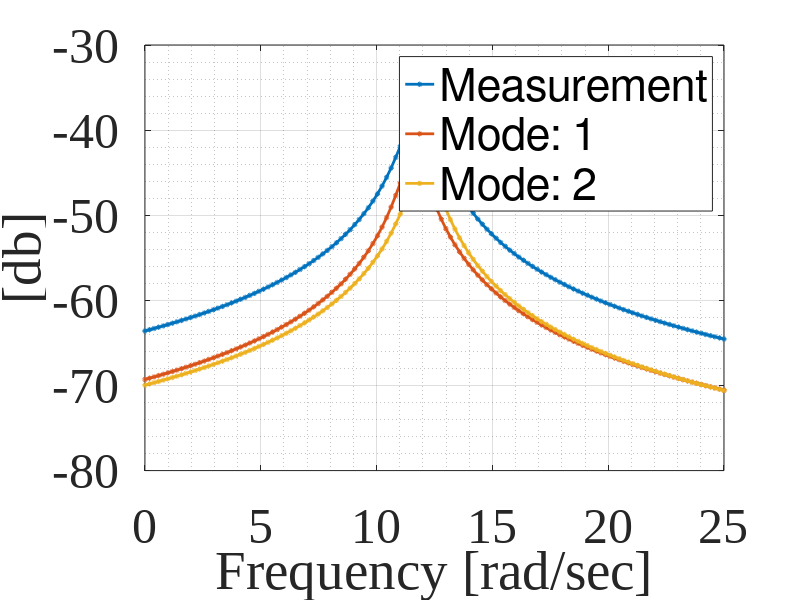
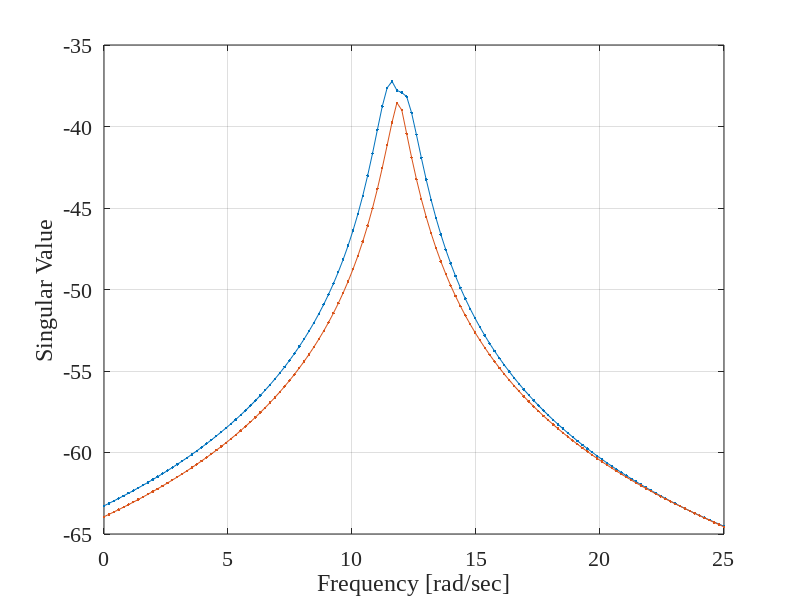

Write the MATLAB code that produced these figures, in order. (Note: this script raises an error after producing the figures.)
%% Solution of a proportionally damped (i.e. real normal modes) 2DOF beam 
%
% jdv 3/11/15; 3/12/15; 7/14/2015; 07/23/2015

%% Setup Structure 
% 2DOF bernoulli beam with discrete translational springs

% Design beam
b = 1;              % in
h = 12;             % in
I = b*h^3/12;       % in^4
E = 29e6;           % psi 
l = 100*12;         % ft -> in
grav = 386.4;       % in/sec^2;
mbar = b*h*.29;     % vol * density -> lbf
mbar = mbar/grav;   % lbm

% define discrete springs
k1 = E*I/l^3 * 300; % prev 300
k2 = E*I/l^3 * 300;

% form [M] [K]
M = mbar*l/2 * [ 1  0 ;  0 1];
k = E*I/l^3  * [ 12 -12; -12 12];

% Add springs to [K]
K = [k(1,1) + k1, k(1,2)    ;...
         k(2,1) , k(2,2)+k2];
     

%% Eigen analysis

% find weighted orthogonal vectors (orthonormal eigenvectors)
% and eigenvalues
[V,D] = eig(K,M); 

% get vector of un-dampted natural frequency
W = sqrt(diag(D)); % [rad/sec]

% decouple system 
Mr = V'*M*V; % modal mass, Mr - note: unitary mass
Kr = V'*K*V; % modal stiffness, Kr

% add proportional damping
dampr = .05;                 % damping ratio [5% critical damping]
dampf = -dampr*W;            % damping factor [rad/sec]
Wn = sqrt(W.^2 + dampf.^2);  % damped natural frequency [rad/sec]
root = dampf + 1j*Wn;        % form positive poles 


%% form transfer function from partial fraction expansion form

% define measurement temporal and spatial information
ns = 128;                   % number of spectral lines
no = 2;                     % number of outputs
ni = 2;                     % number of inputs
ne = 2;                     % number of effective modes
w = linspace(0,25,ns);      % [rad/sec]

% form residue matrices
Q1 = 1/(2j*root(1));    % mode 1 scaling for unit modal mass
Q2 = 1/(2j*root(2));    % mode 2 scaling for unit modal mass
A1 = Q1*V(:,1)*V(:,1)'; % [A] mode 1 residue matrix [no x ni] 
A2 = Q2*V(:,2)*V(:,2)'; % [A] mode 2 residue matrix [no x ni]

% form full FRF matrix, H [ns x no*ni]
%  H = [H11 H12      -> H = [H11 H21 H12 H22];
%       H21 H22 ];
H11 = A1(1,1)./(1j*w - root(1)) + A2(1,1)./(1j*w - root(2));
H21 = A1(2,1)./(1j*w - root(1)) + A2(2,1)./(1j*w - root(2));
H12 = A1(1,2)./(1j*w - root(1)) + A2(1,2)./(1j*w - root(2));
H22 = A1(2,2)./(1j*w - root(1)) + A2(2,2)./(1j*w - root(2));

% concat driving point info
H = [H11.' H21.' H12.' H22.']; % .' to preserve complex conj


%% FRF Plots using partial fraction expansion

in = 1;     % input dof (column index)
out = 1;    % output dof (row index)
tsize = 36;

% form FRF index, hInd
hInd = 1:no*ni;
hInd = reshape(hInd,no,ni);

% get individual contributions
h1 = A1(out,in)./(1j*w-root(1)); % mode 1 contribution
h2 = A2(out,in)./(1j*w-root(2)); % mode 2 contribution 


%% plots

figure; ah = axes;
ph1 = plot(w,mag2db(abs(H(:,hInd(out,in)))),'o-');
hold(ah,'all');
ph2 = plot(w,mag2db(abs(h1.')),'o-');
ph3 = plot(w,mag2db(abs(h2.')),'o-');

% mode 1 properties
set(ph1,'linewidth',2,...
            'markersize',2);
%         'markeredgecolor','b',...
%         'markerfacecolor','b',...

    
% mode 2 properties
set(ph2,'linewidth',2,...
        'markersize',2);
% mode 3 properties
set(ph3,'linewidth',2,...
        'markersize',2);
    
legend('Measurement', 'Mode: 1', 'Mode: 2');
grid(ah,'on'); grid(ah,'minor');
xlabel(ah,'Frequency [rad/sec]','fontsize',tsize,'fontname','Times New Roman');
ylabel(ah,'[db]' ,'fontsize',tsize,'fontname','Times New Roman');
set(ah,'fontsize',tsize,'fontname','Times New Roman');

% 
% % plot
% figure; ah = axes;
% plot(w,mag2db(abs([H(:,hInd(out,in)) h1.' h2.'])),'.-')




%% SVD for shapes

% loop freq for CMIF
uu = []; ss = []; vv = [];
for ii = 1:ns
    [ut,st,vt] = svd(reshape(H(ii,:),no,ni));
    uu(:,:,ii) = ut;
    ss(:,ii) = diag(st);
    vv(:,:,ii) = vt;
end

% plot
figure; ah = axes;
plot(w,mag2db(ss),'.-')
% legend({['H' num2str(out) num2str(in)]; 'Mode: 1'; 'Mode: 2';});
grid(ah,'on');
xlabel(ah,'Frequency [rad/sec]','fontsize',16,'fontname','Times New Roman');
ylabel(ah,'Singular Value' ,'fontsize',16,'fontname','Times New Roman');
set(ah,'fontsize',16,'fontname','Times New Roman');

% index poles
[~,peakLoc] = searchVector(w,[11.61 12.01]);

%% vector track

% artificial vector track
ff = 62;                            % freq index of mode switch
% ss = ss.';
s1 = [ss(1,1:ff-1) ss(2,ff:end)];   % mode 1
s2 = [ss(2,1:ff-1) ss(1,ff:end)];   % mode 2
SS = [s1; s2];


% plot
figure; ah = axes;
plot(w,mag2db(SS),'.-')
legend({'Mode: 1'; 'Mode: 2';});
grid(ah,'on');
xlabel(ah,'Frequency [rad/sec]','fontsize',16,'fontname','Times New Roman');
ylabel(ah,'Singular Value' ,'fontsize',16,'fontname','Times New Roman');
set(ah,'fontsize',16,'fontname','Times New Roman');


%% normalize mode shapes
% loop left singular vectors for mode shape
U = []; L = [];
for ii = 1:2    
    % normalize and save only real part
    U(:,ii) = real(normalizeMode(uu(:,1,peakLoc(ii))));
    
    % do not normalize, but save real part
    L(:,ii) = real(vv(:,1,peakLoc(ii)));
end

inLoc = 1:2; % index for input locations

% loop to scale left and right singular vectors
msf = []; Lm = [];
for ii = 1:2
    msf(ii) = pinv(L(:,ii))*U(inLoc,ii);
    Lm(:,ii) = msf(ii)*L(:,ii);
end


%% Curve Fitting - Modal Parameter Identification
%   use mode shapes to decouple MDOF to SDOF 
%   note: can be called DOF condensation
%         method used for eFRF

% loop spectral lines for eFRF
eH = [];
for ii = 1:ns
    % apply modal filter
    tt = U.'*reshape(H(ii,:),no,ni)*Lm;
    % save diagonal terms
    eH(ii,:) = diag(tt);
end


% pre-al
eHs = zeros(ns,ne); pols = zeros(ne,1); 
qr = zeros(ne,1);   ma = zeros(ne,1);
for ii = 1:2 % loop modes    
    % fit EFRF
    [ehs,pol,freqdamp,q,m] = eFRFfit2(eH.',U,Lm,w/2/pi,ii,peakLoc(ii),1:ni,5,4);    
    % save parameters
    eHs(:,ii) = ehs;    
    pols(ii) = pol;    
    frdmp(ii) = freqdamp;
    qr(ii) = q;         
    ma(ii) = m;
end

% plot eH and compare to true solution
figure; ah = axes;
plot(ah,w,mag2db(abs(eH)),'.-');
hold all
plot(ah,w,mag2db(abs(eHs)),'.-');
grid on


%% Modal Flexibility 

% dummy shape and scaling vars
UU = U;     % mode shape
Ma = ma;    % modal mass

% scale mode shapes w/ mass, and evaluate at jw = 0
flex = zeros(no,no);
for ii = 1:ne
    tmp = (UU(:,ii)*UU(:,ii).')/(-1*Ma(ii)*pols(ii));
    flex = flex + tmp + conj(tmp); % add each mode and complex conj
end


%% System Flexibility

%
Flex = zeros(no,no);
MA = [1/Q1 1/Q2];
for ii = 1:ne
    tmp = (V(:,ii)*V(:,ii).')/(-1*(MA(ii)*root(ii)));
    Flex = Flex + tmp + conj(tmp);
end

ff = [5; 0];    % force vector
Flex = inv(K);  % true flexibility matrix

DD = F*ff      % true disp vector
dd = flex*ff   % modal disp vector










%% Curve Fitting - True Solution (for comparison)
EH = [];
for ii = 1:ns
    % apply modal filter
    tt = V.'*reshape(H(ii,:),no,ni)*V;
    % save diagonal terms
    EH(ii,:) = diag(tt);
end

plot(ah,w,mag2db(abs(EH)),'.-');



%% plot shapes

xx = [0 l]; % x dimension
zz = U;    % modal amplitude

% plot
figure; ah = axes;
ph1 = plot(xx,zz(:,1),'o-');
hold(ah,'all');
ph2 = plot(xx,zz(:,2),'o-');
ph3 = plot(xx,zeros(size(xx)),'o-');
for kk = 1
% mode 1 properties
set(ph1,'linewidth',2,...
        'markeredgecolor','b',...
        'markerfacecolor','b',...
        'markersize',8);    
% mode 2 properties
set(ph2,'linewidth',2,...
        'color','r',...
        'markeredgecolor','r',...
        'markerfacecolor','r',...
        'markersize',8,...
        'displayname','Mode 2');
% un-deformed beam props
set(ph3,'linewidth',2,...
        'color','k',...
        'markeredgecolor','k',...
        'markerfacecolor','k',...
        'markersize',6);
% axes proprs
xlabel(ah,'Beam Length [in]','fontsize',18,'fontname','Times New Roman');
ylabel(ah,'Modal Amplitude' ,'fontsize',18,'fontname','Times New Roman');
set(ah,'fontsize',18,'fontname','Times New Roman');
ylim(ah,[-1 1]);
grid(ah,'on')
legend(ah,{'Mode 1' 'Mode 2'});
end













